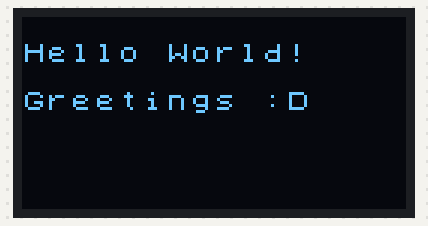
The sketch below on a simulated Arduino Uno, built with avr-gcc and run on an emulated ATmega328P. Shown: 128×64 one-colour display.

Above: at 0.2 s.

The sketch:

oled_display.ino
```cpp
#include <Arduino.h>
#include <U8x8lib.h>

U8X8_SSD1306_128X64_ALT0_HW_I2C u8x8(/* reset=*/ U8X8_PIN_NONE);

void setup(void) {
  u8x8.begin();
  u8x8.setFlipMode(0);
}

void loop(void) {
  u8x8.setFont(u8x8_font_chroma48medium8_r);
  u8x8.setCursor(0, 1);
  u8x8.print("Hello World!");

  u8x8.setCursor(0, 3);
  u8x8.print("Greetings :D");
}
```
